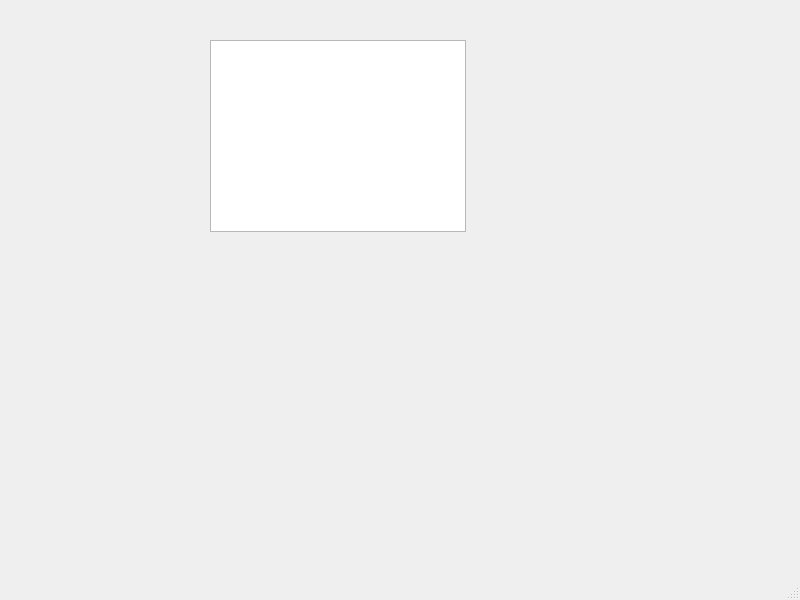
<?xml version="1.0" encoding="UTF-8"?>
<ui version="4.0">
 <class>AchieMain</class>
 <widget class="QMainWindow" name="AchieMain">
  <property name="geometry">
   <rect>
    <x>0</x>
    <y>0</y>
    <width>800</width>
    <height>600</height>
   </rect>
  </property>
  <property name="windowTitle">
   <string>AchieMain</string>
  </property>
  <widget class="QWidget" name="centralwidget">
   <widget class="QListView" name="listView">
    <property name="geometry">
     <rect>
      <x>210</x>
      <y>40</y>
      <width>256</width>
      <height>192</height>
     </rect>
    </property>
   </widget>
  </widget>
  <widget class="QMenuBar" name="menubar">
   <property name="geometry">
    <rect>
     <x>0</x>
     <y>0</y>
     <width>800</width>
     <height>26</height>
    </rect>
   </property>
  </widget>
  <widget class="QStatusBar" name="statusbar"/>
 </widget>
 <resources/>
 <connections/>
</ui>
